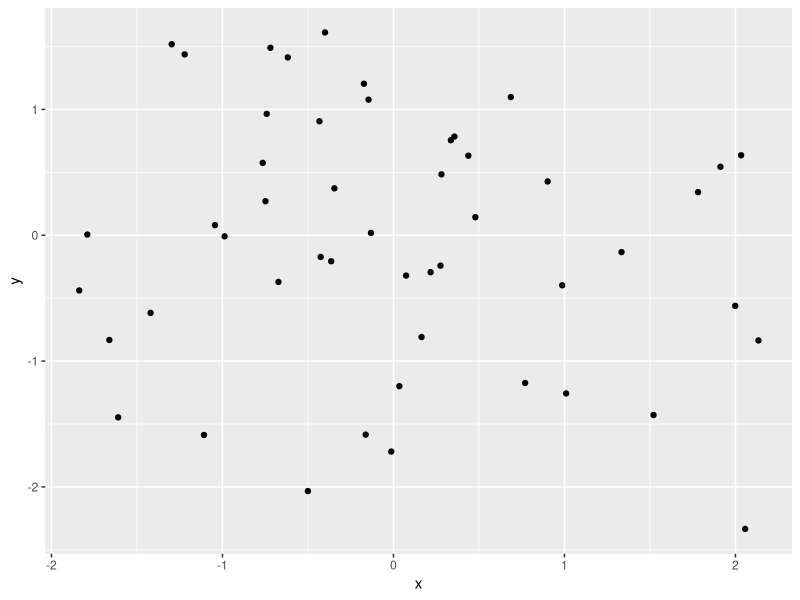

Generate this figure with R:
## Ref: https://ggplot2.tidyverse.org/reference/geom_point.html

#### Presetting ####
rm(list = ls()) # Clean variable ##* Comment out if Run All
# memory.limit(150000)


#### Load packages ####
if(!require("ggplot2")) install.packages("ggplot2"); library(ggplot2)


#### Load Data ####
data <- data.frame(
  x = rnorm(50),
  y = rnorm(50)
)

#### Visualization ####
p <- ggplot(data, aes(x=x, y=y)) +
  geom_point() +
  stat_summary(fun.data=mean_sdl, fun.args = list(mult=1), geom="errorbar", color="red")
print(p)

#### Export ####
## Set Expot ##
Name_time_wo_micro <- substr(gsub("[- :]", "", as.character(Sys.time())), 1, 14)
output_dir <- paste0(getwd(),"/Export_",Name_time_wo_micro)
if (!dir.exists(output_dir)) {dir.create(output_dir)}

## Export PDF
pdf(file = paste0(output_dir,"/",Name_time_wo_micro,"_Scatterplots.pdf"), width = 7,  height = 7)

print(p)

dev.off()

## Export TIFF


## Export JPG





